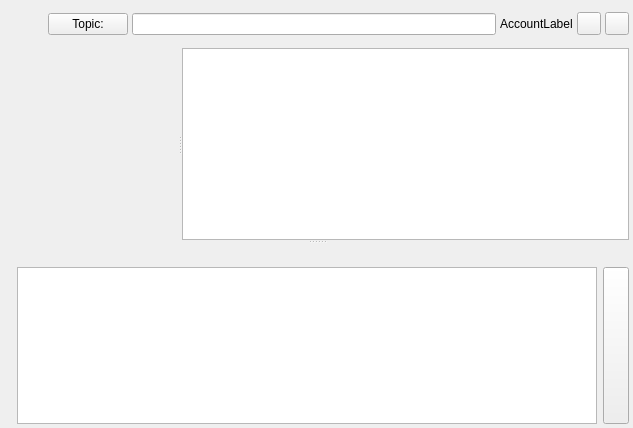
<?xml version="1.0" encoding="UTF-8"?>
<ui version="4.0">
 <class>GroupChatDlg</class>
 <widget class="QWidget" name="GroupChatDlg">
  <property name="geometry">
   <rect>
    <x>0</x>
    <y>0</y>
    <width>633</width>
    <height>428</height>
   </rect>
  </property>
  <property name="windowTitle">
   <string/>
  </property>
  <layout class="QVBoxLayout">
   <property name="spacing">
    <number>6</number>
   </property>
   <property name="leftMargin">
    <number>4</number>
   </property>
   <property name="topMargin">
    <number>4</number>
   </property>
   <property name="rightMargin">
    <number>4</number>
   </property>
   <property name="bottomMargin">
    <number>4</number>
   </property>
   <item>
    <widget class="ChatSplitter" name="vsplitter">
     <property name="orientation">
      <enum>Qt::Vertical</enum>
     </property>
     <widget class="QFrame" name="topFrame">
      <property name="sizePolicy">
       <sizepolicy hsizetype="Preferred" vsizetype="MinimumExpanding">
        <horstretch>0</horstretch>
        <verstretch>0</verstretch>
       </sizepolicy>
      </property>
      <property name="frameShape">
       <enum>QFrame::NoFrame</enum>
      </property>
      <property name="frameShadow">
       <enum>QFrame::Plain</enum>
      </property>
      <layout class="QVBoxLayout">
       <property name="spacing">
        <number>4</number>
       </property>
       <property name="leftMargin">
        <number>0</number>
       </property>
       <property name="topMargin">
        <number>0</number>
       </property>
       <property name="rightMargin">
        <number>0</number>
       </property>
       <property name="bottomMargin">
        <number>0</number>
       </property>
       <item>
        <widget class="QWidget" name="widget" native="true">
         <property name="sizePolicy">
          <sizepolicy hsizetype="Preferred" vsizetype="Preferred">
           <horstretch>0</horstretch>
           <verstretch>0</verstretch>
          </sizepolicy>
         </property>
         <layout class="QHBoxLayout">
          <property name="spacing">
           <number>4</number>
          </property>
          <property name="leftMargin">
           <number>0</number>
          </property>
          <property name="topMargin">
           <number>0</number>
          </property>
          <property name="rightMargin">
           <number>0</number>
          </property>
          <property name="bottomMargin">
           <number>0</number>
          </property>
          <item>
           <widget class="QLabel" name="lblAvatar">
            <property name="minimumSize">
             <size>
              <width>40</width>
              <height>40</height>
             </size>
            </property>
            <property name="scaledContents">
             <bool>true</bool>
            </property>
           </widget>
          </item>
          <item>
           <widget class="QPushButton" name="pb_topic">
            <property name="text">
             <string>Topic:</string>
            </property>
           </widget>
          </item>
          <item>
           <widget class="ActionLineEdit" name="le_topic">
            <property name="readOnly">
             <bool>true</bool>
            </property>
           </widget>
          </item>
          <item>
           <widget class="AccountLabel" name="lb_ident">
            <property name="sizePolicy">
             <sizepolicy hsizetype="Minimum" vsizetype="Fixed">
              <horstretch>0</horstretch>
              <verstretch>0</verstretch>
             </sizepolicy>
            </property>
            <property name="text">
             <string>AccountLabel</string>
            </property>
           </widget>
          </item>
          <item>
           <widget class="QToolButton" name="tb_emoticons">
            <property name="toolTip">
             <string>Select icon</string>
            </property>
            <property name="text">
             <string/>
            </property>
            <property name="iconSize">
             <size>
              <width>16</width>
              <height>16</height>
             </size>
            </property>
            <property name="popupMode">
             <enum>QToolButton::InstantPopup</enum>
            </property>
           </widget>
          </item>
          <item>
           <widget class="QToolButton" name="tb_actions">
            <property name="toolTip">
             <string>Actions</string>
            </property>
            <property name="text">
             <string/>
            </property>
            <property name="iconSize">
             <size>
              <width>16</width>
              <height>16</height>
             </size>
            </property>
            <property name="popupMode">
             <enum>QToolButton::InstantPopup</enum>
            </property>
            <property name="arrowType">
             <enum>Qt::NoArrow</enum>
            </property>
           </widget>
          </item>
         </layout>
        </widget>
       </item>
       <item>
        <widget class="QSplitter" name="hsplitter">
         <property name="sizePolicy">
          <sizepolicy hsizetype="Expanding" vsizetype="Preferred">
           <horstretch>0</horstretch>
           <verstretch>1</verstretch>
          </sizepolicy>
         </property>
         <property name="orientation">
          <enum>Qt::Horizontal</enum>
         </property>
         <widget class="ChatView" name="log">
          <property name="sizePolicy">
           <sizepolicy hsizetype="Expanding" vsizetype="MinimumExpanding">
            <horstretch>0</horstretch>
            <verstretch>0</verstretch>
           </sizepolicy>
          </property>
          <property name="focusPolicy">
           <enum>Qt::NoFocus</enum>
          </property>
         </widget>
         <widget class="GCUserView" name="lv_users">
          <property name="minimumSize">
           <size>
            <width>20</width>
            <height>0</height>
           </size>
          </property>
          <property name="horizontalScrollBarPolicy">
           <enum>Qt::ScrollBarAlwaysOff</enum>
          </property>
         </widget>
        </widget>
       </item>
      </layout>
     </widget>
     <widget class="QFrame" name="bottomFrame">
      <property name="sizePolicy">
       <sizepolicy hsizetype="Preferred" vsizetype="Maximum">
        <horstretch>0</horstretch>
        <verstretch>0</verstretch>
       </sizepolicy>
      </property>
      <property name="frameShape">
       <enum>QFrame::NoFrame</enum>
      </property>
      <property name="frameShadow">
       <enum>QFrame::Plain</enum>
      </property>
      <layout class="QVBoxLayout">
       <property name="spacing">
        <number>6</number>
       </property>
       <property name="leftMargin">
        <number>0</number>
       </property>
       <property name="topMargin">
        <number>0</number>
       </property>
       <property name="rightMargin">
        <number>0</number>
       </property>
       <property name="bottomMargin">
        <number>0</number>
       </property>
       <item>
        <widget class="QToolBar" name="toolbar">
         <property name="sizePolicy">
          <sizepolicy hsizetype="Preferred" vsizetype="Maximum">
           <horstretch>0</horstretch>
           <verstretch>0</verstretch>
          </sizepolicy>
         </property>
         <property name="orientation">
          <enum>Qt::Horizontal</enum>
         </property>
        </widget>
       </item>
       <item>
        <layout class="QHBoxLayout">
         <property name="spacing">
          <number>6</number>
         </property>
         <property name="leftMargin">
          <number>0</number>
         </property>
         <property name="topMargin">
          <number>0</number>
         </property>
         <property name="rightMargin">
          <number>0</number>
         </property>
         <property name="bottomMargin">
          <number>0</number>
         </property>
         <item>
          <widget class="QLabel" name="mini_prompt">
           <property name="font">
            <font>
             <weight>75</weight>
             <bold>true</bold>
            </font>
           </property>
          </widget>
         </item>
         <item>
          <widget class="ChatEditProxy" name="mle">
           <property name="sizePolicy">
            <sizepolicy hsizetype="Expanding" vsizetype="Preferred">
             <horstretch>0</horstretch>
             <verstretch>0</verstretch>
            </sizepolicy>
           </property>
          </widget>
         </item>
         <item>
          <widget class="QPushButton" name="pb_send">
           <property name="sizePolicy">
            <sizepolicy hsizetype="Minimum" vsizetype="Expanding">
             <horstretch>0</horstretch>
             <verstretch>0</verstretch>
            </sizepolicy>
           </property>
           <property name="minimumSize">
            <size>
             <width>26</width>
             <height>0</height>
            </size>
           </property>
           <property name="maximumSize">
            <size>
             <width>26</width>
             <height>16777215</height>
            </size>
           </property>
           <property name="toolTip">
            <string>Send</string>
           </property>
           <property name="contextMenuPolicy" >
            <enum>Qt::CustomContextMenu</enum>
           </property>
          </widget>
         </item>
        </layout>
       </item>
      </layout>
     </widget>
    </widget>
   </item>
  </layout>
 </widget>
 <customwidgets>
  <customwidget>
   <class>ActionLineEdit</class>
   <extends>QLineEdit</extends>
   <header>actionlineedit.h</header>
  </customwidget>
  <customwidget>
   <class>AccountLabel</class>
   <extends>QLabel</extends>
   <header>accountlabel.h</header>
  </customwidget>
  <customwidget>
   <class>ChatSplitter</class>
   <extends>QSplitter</extends>
   <header>chatsplitter.h</header>
   <container>1</container>
  </customwidget>
  <customwidget>
   <class>ChatView</class>
   <extends>QFrame</extends>
   <header>chatview.h</header>
   <container>1</container>
  </customwidget>
  <customwidget>
   <class>ChatEditProxy</class>
   <extends>QTextEdit</extends>
   <header>chateditproxy.h</header>
  </customwidget>
  <customwidget>
   <class>GCUserView</class>
   <extends>QTreeView</extends>
   <header>gcuserview.h</header>
  </customwidget>
 </customwidgets>
 <resources/>
 <connections/>
</ui>
